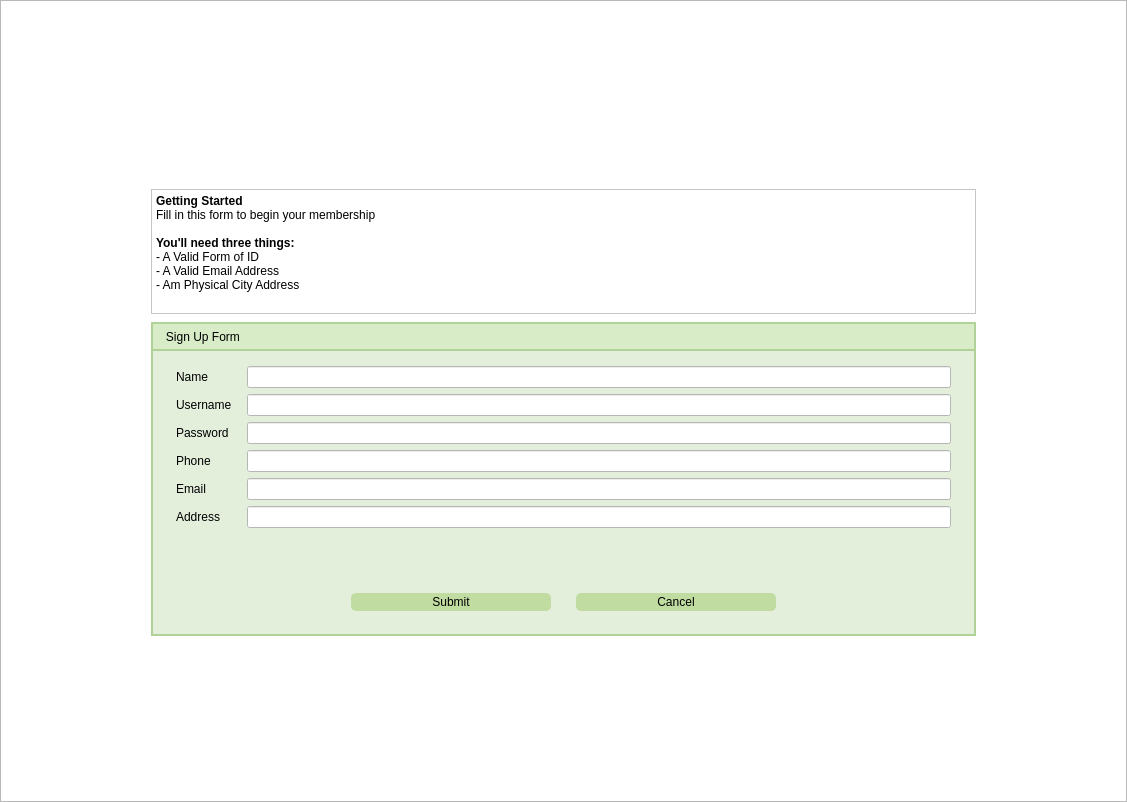
<?xml version="1.0" encoding="UTF-8"?>
<ui version="4.0">
 <class>ViewRegistration</class>
 <widget class="QWidget" name="ViewRegistration">
  <property name="geometry">
   <rect>
    <x>0</x>
    <y>0</y>
    <width>1127</width>
    <height>802</height>
   </rect>
  </property>
  <property name="sizePolicy">
   <sizepolicy hsizetype="Minimum" vsizetype="MinimumExpanding">
    <horstretch>0</horstretch>
    <verstretch>0</verstretch>
   </sizepolicy>
  </property>
  <property name="windowTitle">
   <string>Form</string>
  </property>
  <property name="styleSheet">
   <string notr="true">#RegistrationWindow {
	
	background-color: rgb(255, 255, 255);


}

QLineEdit {
	color: rgb(0, 0, 0);
	background-color: rgb(255, 255, 255);
	border-color: rgb(112, 129, 137);
	font: 12pt &quot;Segoe UI&quot;;
}

QPushButton {
	padding: 10px 20px;
	font: 700 12pt &quot;Segoe UI&quot;;
	background-color: rgb(192, 220, 161);
	color: rgb(0, 0, 0);
	padding: 2px;
	border-radius: 5px;
}

QPushButton:hover {
	background-color: rgb(161, 184, 135);
}


QLabel{
	font: 12pt &quot;Segoe UI&quot;;
	color: rgb(0, 0, 0);
}

QTextBrowser {
	background-color: rgb(255, 255, 255);
	color: rgb(0, 0, 0);
}</string>
  </property>
  <layout class="QHBoxLayout" name="horizontalLayout_2">
   <property name="leftMargin">
    <number>0</number>
   </property>
   <property name="topMargin">
    <number>0</number>
   </property>
   <property name="rightMargin">
    <number>0</number>
   </property>
   <property name="bottomMargin">
    <number>0</number>
   </property>
   <item>
    <widget class="QScrollArea" name="scrollArea">
     <property name="sizePolicy">
      <sizepolicy hsizetype="Minimum" vsizetype="MinimumExpanding">
       <horstretch>0</horstretch>
       <verstretch>0</verstretch>
      </sizepolicy>
     </property>
     <property name="sizeAdjustPolicy">
      <enum>QAbstractScrollArea::SizeAdjustPolicy::AdjustToContents</enum>
     </property>
     <property name="widgetResizable">
      <bool>true</bool>
     </property>
     <property name="alignment">
      <set>Qt::AlignmentFlag::AlignLeading|Qt::AlignmentFlag::AlignLeft|Qt::AlignmentFlag::AlignTop</set>
     </property>
     <widget class="QWidget" name="registrationScroll">
      <property name="geometry">
       <rect>
        <x>0</x>
        <y>0</y>
        <width>1111</width>
        <height>811</height>
       </rect>
      </property>
      <property name="sizePolicy">
       <sizepolicy hsizetype="Minimum" vsizetype="MinimumExpanding">
        <horstretch>0</horstretch>
        <verstretch>0</verstretch>
       </sizepolicy>
      </property>
      <property name="layoutDirection">
       <enum>Qt::LayoutDirection::LeftToRight</enum>
      </property>
      <property name="styleSheet">
       <string notr="true">#registrationScroll {
	background-color: rgb(255, 255, 255);
}</string>
      </property>
      <layout class="QVBoxLayout" name="verticalLayout" stretch="1,1,0,1">
       <property name="leftMargin">
        <number>0</number>
       </property>
       <property name="topMargin">
        <number>0</number>
       </property>
       <property name="rightMargin">
        <number>0</number>
       </property>
       <property name="bottomMargin">
        <number>0</number>
       </property>
       <item>
        <widget class="QWidget" name="bannerBackground" native="true">
         <property name="maximumSize">
          <size>
           <width>16777215</width>
           <height>150</height>
          </size>
         </property>
         <property name="styleSheet">
          <string notr="true">#bannerBackground {
	background-image: url(:/branding/images/brand/background.jpg);
}</string>
         </property>
         <layout class="QHBoxLayout" name="horizontalLayout" stretch="1,3">
          <item>
           <widget class="QLabel" name="bannerLogo">
            <property name="text">
             <string/>
            </property>
            <property name="pixmap">
             <pixmap resource="images.qrc">:/branding/images/brand/logoSmall.png</pixmap>
            </property>
           </widget>
          </item>
          <item>
           <widget class="QLabel" name="bannerTitle">
            <property name="styleSheet">
             <string notr="true">#bannerTitle {
	color: rgb(255, 255, 255);
	font: 700 60pt &quot;Segoe UI&quot;;
}</string>
            </property>
            <property name="text">
             <string>City Library</string>
            </property>
           </widget>
          </item>
         </layout>
        </widget>
       </item>
       <item>
        <widget class="QWidget" name="pageContent" native="true">
         <property name="minimumSize">
          <size>
           <width>0</width>
           <height>0</height>
          </size>
         </property>
         <property name="maximumSize">
          <size>
           <width>16777215</width>
           <height>16777215</height>
          </size>
         </property>
         <layout class="QGridLayout" name="gridLayout_2">
          <property name="leftMargin">
           <number>150</number>
          </property>
          <property name="topMargin">
           <number>0</number>
          </property>
          <property name="rightMargin">
           <number>150</number>
          </property>
          <property name="verticalSpacing">
           <number>40</number>
          </property>
          <item row="0" column="0">
           <widget class="QTextBrowser" name="textBrowser">
            <property name="sizePolicy">
             <sizepolicy hsizetype="Expanding" vsizetype="Expanding">
              <horstretch>0</horstretch>
              <verstretch>0</verstretch>
             </sizepolicy>
            </property>
            <property name="minimumSize">
             <size>
              <width>0</width>
              <height>125</height>
             </size>
            </property>
            <property name="maximumSize">
             <size>
              <width>16777215</width>
              <height>60</height>
             </size>
            </property>
            <property name="verticalScrollBarPolicy">
             <enum>Qt::ScrollBarPolicy::ScrollBarAlwaysOff</enum>
            </property>
            <property name="horizontalScrollBarPolicy">
             <enum>Qt::ScrollBarPolicy::ScrollBarAlwaysOff</enum>
            </property>
            <property name="html">
             <string>&lt;!DOCTYPE HTML PUBLIC &quot;-//W3C//DTD HTML 4.0//EN&quot; &quot;http://www.w3.org/TR/REC-html40/strict.dtd&quot;&gt;
&lt;html&gt;&lt;head&gt;&lt;meta name=&quot;qrichtext&quot; content=&quot;1&quot; /&gt;&lt;meta charset=&quot;utf-8&quot; /&gt;&lt;style type=&quot;text/css&quot;&gt;
p, li { white-space: pre-wrap; }
hr { height: 1px; border-width: 0; }
li.unchecked::marker { content: &quot;\2610&quot;; }
li.checked::marker { content: &quot;\2612&quot;; }
&lt;/style&gt;&lt;/head&gt;&lt;body style=&quot; font-family:'Segoe UI'; font-size:9pt; font-weight:400; font-style:normal;&quot;&gt;
&lt;p style=&quot; margin-top:0px; margin-bottom:0px; margin-left:0px; margin-right:0px; -qt-block-indent:0; text-indent:0px;&quot;&gt;&lt;span style=&quot; font-weight:700;&quot;&gt;Getting Started&lt;/span&gt;&lt;/p&gt;
&lt;p style=&quot; margin-top:0px; margin-bottom:0px; margin-left:0px; margin-right:0px; -qt-block-indent:0; text-indent:0px;&quot;&gt;Fill in this form to begin your membership&lt;/p&gt;
&lt;p style=&quot;-qt-paragraph-type:empty; margin-top:0px; margin-bottom:0px; margin-left:0px; margin-right:0px; -qt-block-indent:0; text-indent:0px;&quot;&gt;&lt;br /&gt;&lt;/p&gt;
&lt;p style=&quot; margin-top:0px; margin-bottom:0px; margin-left:0px; margin-right:0px; -qt-block-indent:0; text-indent:0px;&quot;&gt;&lt;span style=&quot; font-weight:700;&quot;&gt;You'll need three things:&lt;/span&gt;&lt;/p&gt;
&lt;p style=&quot; margin-top:0px; margin-bottom:0px; margin-left:0px; margin-right:0px; -qt-block-indent:0; text-indent:0px;&quot;&gt;- A Valid Form of ID&lt;/p&gt;
&lt;p style=&quot; margin-top:0px; margin-bottom:0px; margin-left:0px; margin-right:0px; -qt-block-indent:0; text-indent:0px;&quot;&gt;- A Valid Email Address&lt;/p&gt;
&lt;p style=&quot; margin-top:0px; margin-bottom:0px; margin-left:0px; margin-right:0px; -qt-block-indent:0; text-indent:0px;&quot;&gt;- Am Physical City Address&lt;/p&gt;&lt;/body&gt;&lt;/html&gt;</string>
            </property>
           </widget>
          </item>
          <item row="1" column="0">
           <widget class="QWidget" name="formContainer" native="true">
            <property name="sizePolicy">
             <sizepolicy hsizetype="Preferred" vsizetype="Preferred">
              <horstretch>0</horstretch>
              <verstretch>0</verstretch>
             </sizepolicy>
            </property>
            <property name="maximumSize">
             <size>
              <width>16777215</width>
              <height>375</height>
             </size>
            </property>
            <property name="styleSheet">
             <string notr="true">#formContainer {
	border-width: 2px;
	border-style: solid;
	border-color: rgb(176, 209, 152);
	background-color: rgb(227, 238, 219);
}</string>
            </property>
            <layout class="QVBoxLayout" name="verticalLayout_6" stretch="0,0,0,0">
             <property name="sizeConstraint">
              <enum>QLayout::SizeConstraint::SetDefaultConstraint</enum>
             </property>
             <property name="leftMargin">
              <number>0</number>
             </property>
             <property name="topMargin">
              <number>0</number>
             </property>
             <property name="rightMargin">
              <number>0</number>
             </property>
             <item>
              <widget class="QLabel" name="formTitle">
               <property name="maximumSize">
                <size>
                 <width>16777215</width>
                 <height>65</height>
                </size>
               </property>
               <property name="styleSheet">
                <string notr="true">#formTitle {
	border-width: 2px;
	border-style: solid;
	border-color: rgb(176, 209, 152);
	font: 700 12pt &quot;Segoe UI&quot;;
	color: rgb(0, 0, 0);
	background-color: rgb(215, 236, 199);
}</string>
               </property>
               <property name="text">
                <string>   Sign Up Form</string>
               </property>
               <property name="alignment">
                <set>Qt::AlignmentFlag::AlignLeading|Qt::AlignmentFlag::AlignLeft|Qt::AlignmentFlag::AlignVCenter</set>
               </property>
              </widget>
             </item>
             <item>
              <widget class="QWidget" name="registerFormLayout" native="true">
               <property name="maximumSize">
                <size>
                 <width>16777215</width>
                 <height>250</height>
                </size>
               </property>
               <property name="styleSheet">
                <string notr="true">QLabel{
	font: 700 10pt &quot;Segoe UI&quot;;
}</string>
               </property>
               <layout class="QFormLayout" name="formLayout">
                <property name="horizontalSpacing">
                 <number>15</number>
                </property>
                <property name="leftMargin">
                 <number>25</number>
                </property>
                <property name="rightMargin">
                 <number>25</number>
                </property>
                <item row="0" column="0">
                 <widget class="QLabel" name="nameLabel">
                  <property name="text">
                   <string>Name</string>
                  </property>
                 </widget>
                </item>
                <item row="0" column="1">
                 <widget class="QLineEdit" name="nameLineEdit"/>
                </item>
                <item row="1" column="0">
                 <widget class="QLabel" name="usernameLabel">
                  <property name="text">
                   <string>Username</string>
                  </property>
                 </widget>
                </item>
                <item row="1" column="1">
                 <widget class="QLineEdit" name="usernameLineEdit"/>
                </item>
                <item row="2" column="0">
                 <widget class="QLabel" name="passwordLabel">
                  <property name="text">
                   <string>Password</string>
                  </property>
                 </widget>
                </item>
                <item row="2" column="1">
                 <widget class="QLineEdit" name="passwordLineEdit"/>
                </item>
                <item row="3" column="0">
                 <widget class="QLabel" name="phoneLabel">
                  <property name="text">
                   <string>Phone</string>
                  </property>
                 </widget>
                </item>
                <item row="3" column="1">
                 <widget class="QLineEdit" name="phoneLineEdit"/>
                </item>
                <item row="4" column="0">
                 <widget class="QLabel" name="emailLabel">
                  <property name="text">
                   <string>Email</string>
                  </property>
                 </widget>
                </item>
                <item row="4" column="1">
                 <widget class="QLineEdit" name="emailLineEdit"/>
                </item>
                <item row="5" column="0">
                 <widget class="QLabel" name="addressLabel">
                  <property name="text">
                   <string>Address</string>
                  </property>
                 </widget>
                </item>
                <item row="5" column="1">
                 <widget class="QLineEdit" name="addressLineEdit"/>
                </item>
               </layout>
              </widget>
             </item>
             <item>
              <widget class="QLabel" name="errorLabel">
               <property name="text">
                <string/>
               </property>
               <property name="alignment">
                <set>Qt::AlignmentFlag::AlignCenter</set>
               </property>
              </widget>
             </item>
             <item>
              <widget class="QWidget" name="registerButtonLayout" native="true">
               <property name="minimumSize">
                <size>
                 <width>0</width>
                 <height>50</height>
                </size>
               </property>
               <property name="maximumSize">
                <size>
                 <width>16777215</width>
                 <height>50</height>
                </size>
               </property>
               <layout class="QHBoxLayout" name="buttonLayout">
                <property name="spacing">
                 <number>25</number>
                </property>
                <property name="leftMargin">
                 <number>200</number>
                </property>
                <property name="rightMargin">
                 <number>200</number>
                </property>
                <item>
                 <widget class="QPushButton" name="submitButton">
                  <property name="maximumSize">
                   <size>
                    <width>200</width>
                    <height>16777215</height>
                   </size>
                  </property>
                  <property name="text">
                   <string>Submit</string>
                  </property>
                 </widget>
                </item>
                <item>
                 <widget class="QPushButton" name="cancelButton">
                  <property name="maximumSize">
                   <size>
                    <width>200</width>
                    <height>16777215</height>
                   </size>
                  </property>
                  <property name="text">
                   <string>Cancel</string>
                  </property>
                 </widget>
                </item>
               </layout>
              </widget>
             </item>
            </layout>
           </widget>
          </item>
         </layout>
        </widget>
       </item>
       <item>
        <spacer name="verticalSpacer_2">
         <property name="orientation">
          <enum>Qt::Orientation::Vertical</enum>
         </property>
         <property name="sizeHint" stdset="0">
          <size>
           <width>20</width>
           <height>40</height>
          </size>
         </property>
        </spacer>
       </item>
       <item>
        <widget class="QWidget" name="footerBackground" native="true">
         <property name="minimumSize">
          <size>
           <width>0</width>
           <height>110</height>
          </size>
         </property>
         <property name="maximumSize">
          <size>
           <width>16777215</width>
           <height>110</height>
          </size>
         </property>
         <layout class="QGridLayout" name="gridLayout" columnstretch="0,0,0">
          <item row="0" column="2">
           <spacer name="horizontalSpacer_2">
            <property name="orientation">
             <enum>Qt::Orientation::Horizontal</enum>
            </property>
            <property name="sizeHint" stdset="0">
             <size>
              <width>40</width>
              <height>20</height>
             </size>
            </property>
           </spacer>
          </item>
          <item row="0" column="1">
           <widget class="QLabel" name="footerLogo">
            <property name="text">
             <string/>
            </property>
            <property name="pixmap">
             <pixmap resource="images.qrc">:/branding/images/brand/logoSmall.png</pixmap>
            </property>
           </widget>
          </item>
          <item row="0" column="0">
           <spacer name="horizontalSpacer">
            <property name="orientation">
             <enum>Qt::Orientation::Horizontal</enum>
            </property>
            <property name="sizeHint" stdset="0">
             <size>
              <width>472</width>
              <height>5</height>
             </size>
            </property>
           </spacer>
          </item>
         </layout>
        </widget>
       </item>
      </layout>
     </widget>
    </widget>
   </item>
  </layout>
 </widget>
 <resources>
  <include location="images.qrc"/>
 </resources>
 <connections/>
</ui>
